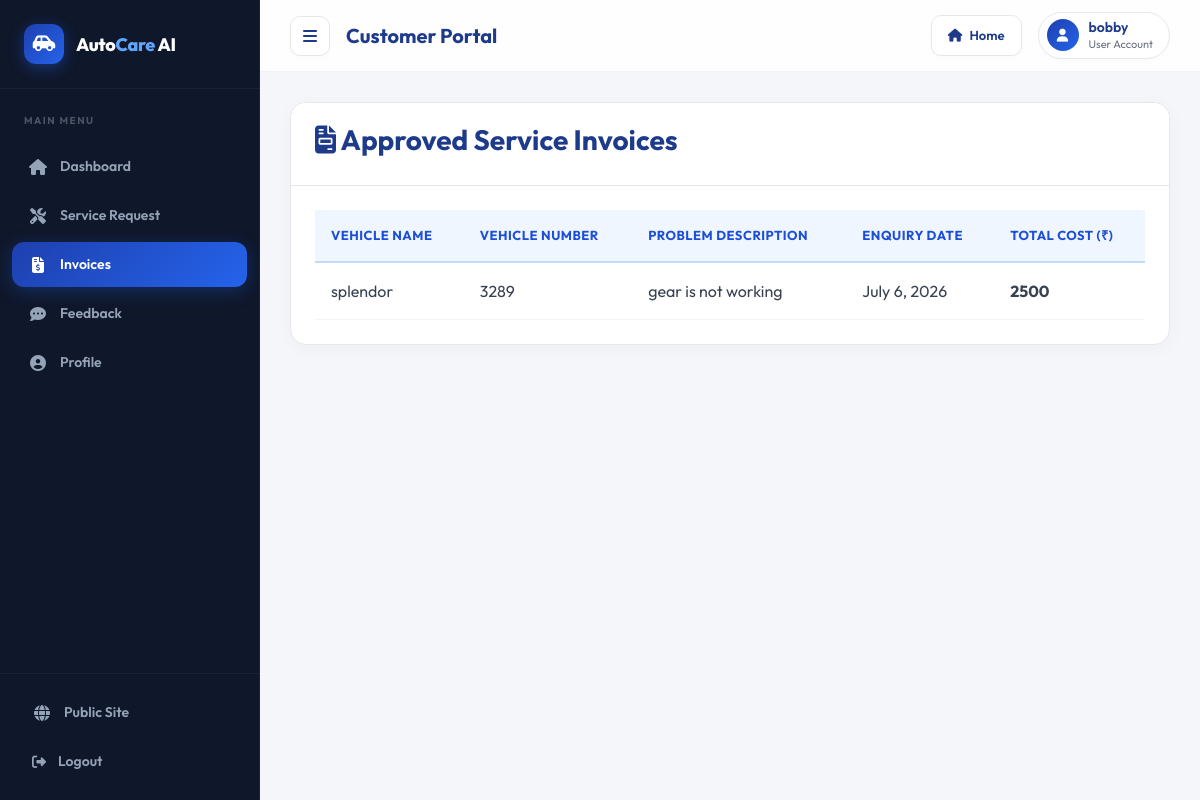
The page /customer-invoice (signed in) on the database its author committed.
### vehicle/models.py (models this page shows, shortened)
class Request(models.Model):
    cat=(('two wheeler with gear','two wheeler with gear'),('two wheeler without gear','two wheeler without gear'),('three wheeler','three wheeler'),('four wheeler','four wheeler'))
    category=models.CharField(max_length=50,choices=cat)
    vehicle_no=models.PositiveIntegerField(null=False)
    vehicle_name = models.CharField(max_length=40,null=False)
    vehicle_model = models.CharField(max_length=40,null=False)
    vehicle_brand = models.CharField(max_length=40,null=False)
    problem_description = models.CharField(max_length=500,null=False)
    date=models.DateField(auto_now=True)
    cost=models.PositiveIntegerField(null=True)
    customer=models.ForeignKey('Customer', on_delete=models.CASCADE,null=True)
    mechanic=models.ForeignKey('Mechanic',on_delete=models.CASCADE,null=True)
    stat=(('Pending','Pending'),('Approved','Approved'),('Repairing','Repairing'),('Repairing Done','Repairing Done'),('Released','Released'))
    status=models.CharField(max_length=50,choices=stat,default='Pending',null=True)

### vehicle/views.py (the view)
# urls.py: path('customer-invoice', views.customer_invoice_view,name='customer-invoice'),
@login_required(login_url='customerlogin')
@user_passes_test(is_customer)
def customer_invoice_view(request):
    customer=models.Customer.objects.get(user_id=request.user.id)
    enquiries=models.Request.objects.all().filter(customer_id=customer.id).exclude(status='Pending')
    return render(request,'vehicle/customer_invoice.html',{'customer':customer,'enquiries':enquiries})

### vehicle/views.py (called while the page is built)
def is_customer(user):
    return user.groups.filter(name='CUSTOMER').exists()

### templates/vehicle/customer_invoice.html (shortened to what this page needs)
{% extends 'vehicle/customerbase.html' %}
{% block content %}
<div class="wrapper">
  <div class="row">
    <div class="col-12 col-m-12 col-sm-12">
      <div class="card">
        <div class="card-header">
          <h3><i class="fas fa-file-invoice"></i> Approved Service Invoices</h3>
        </div>
        <div class="card-content">
          <table>
            <thead>
              <tr>
                <th>Vehicle Name</th>
                <th>Vehicle Number</th>
                <th>Problem Description</th>
                <th>Enquiry Date</th>
                <th>Total Cost (₹)</th>
              </tr>
            </thead>
            <tbody>
              {% for enq in enquiries %}
              <tr>
                <td>{{ enq.vehicle_name }}</td>
                <td>{{ enq.vehicle_no }}</td>
                <td>{{ enq.problem_description }}</td>
                <td>{{ enq.date }}</td>
                <td><strong>{{ enq.cost|default:"0" }}</strong></td>
              </tr>
              {% endfor %}
            </tbody>
          </table>
        </div>
      </div>
    </div>
  </div>
</div>
{% endblock content %}

### templates/vehicle/customerbase.html (shortened to what this page needs)
<!DOCTYPE html>
{% load static %}
<html lang="en">
<head>
  <link rel="stylesheet" href="https://cdn.jsdelivr.net/npm/bootstrap@4.6.2/dist/css/bootstrap.min.css">
  <link rel="stylesheet" href="https://cdnjs.cloudflare.com/ajax/libs/font-awesome/6.7.1/css/all.min.css">
  <link rel="stylesheet" type="text/css" href="https://cdnjs.cloudflare.com/ajax/libs/Chart.js/2.9.3/Chart.min.css">
  <link rel="stylesheet" href="{% static 'css/dashboard_theme.css' %}">
</head>
<body>
<aside class="sidebar" id="sidebar">
  <div class="sidebar-logo">
    <div class="sidebar-logo-icon"><i class="fas fa-car-side"></i></div>
    <div class="sidebar-logo-text">Auto<span>Care</span> AI</div>
  </div>
  <div class="sidebar-section-label">Main Menu</div>
  <nav class="sidebar-nav">
    <a href="/customer-dashboard" class="sidebar-nav-link {% if request.path == '/customer-dashboard' %}active{% endif %}">
      <i class="fas fa-home"></i> Dashboard
    </a>
    <a href="/customer-request" class="sidebar-nav-link {% if 'request' in request.path %}active{% endif %}">
      <i class="fas fa-tools"></i> Service Request
    </a>
    <a href="/customer-invoice" class="sidebar-nav-link {% if 'invoice' in request.path %}active{% endif %}">
      <i class="fas fa-file-invoice-dollar"></i> Invoices
    </a>
    <a href="/customer-feedback" class="sidebar-nav-link {% if 'feedback' in request.path %}active{% endif %}">
      <i class="fas fa-comment-dots"></i> Feedback
    </a>
    <a href="/customer-profile" class="sidebar-nav-link {% if 'profile' in request.path %}active{% endif %}">
      <i class="fas fa-user-circle"></i> Profile
    </a>
  </nav>
  <div class="sidebar-bottom">
    <a href="/" class="sidebar-nav-link" style="margin-bottom:4px;">
      <i class="fas fa-globe"></i> Public Site
    </a>
    <a href="/logout" class="sidebar-logout">
      <i class="fas fa-sign-out-alt"></i> Logout
    </a>
  </div>
</aside>
<header class="topbar">
  <div class="topbar-left">
    <div class="menu-toggle" onclick="toggleSidebar()"><i class="fas fa-bars"></i></div>
    <span class="topbar-title">Customer Portal</span>
  </div>
  <div class="topbar-right">
    <a href="/" class="home-btn"><i class="fas fa-home"></i> Home</a>
    <div class="topbar-badge">
      <div class="topbar-avatar">
        {% if customer.profile_pic %}
          <img src="{{ customer.profile_pic.url }}" alt="Profile">
        {% else %}
          <i class="fas fa-user" style="font-size:13px;"></i>
        {% endif %}
      </div>
      <div>
        <div class="topbar-name">{{ request.user.first_name|default:"Customer" }}</div>
        <div class="topbar-role">User Account</div>
      </div>
    </div>
  </div>
</header>
<main class="main-wrapper">
  {% block content %}{% endblock content %}
</main>
</body>
</html>

### static/css/dashboard_theme.css (style rules this page uses)
.main-wrapper { font-family: 'Outfit', sans-serif; }
.main-wrapper h1, .main-wrapper h2, .main-wrapper h3, .main-wrapper h4, .main-wrapper h5, .main-wrapper h6 { color: #1e3a8a; font-weight: 700; }
.main-wrapper .card { background: #ffffff !important; border: 1px solid #e5e7eb !important; border-radius: 16px !important; box-shadow: 0 4px 20px rgba(0, 0, 0, 0.03) !important; margin-bottom: 30px; overflow: hidden; transition: transform 0.25s ease, box-shadow 0.25s ease; }
.main-wrapper .card-header { background: #ffffff !important; border-bottom: 1px solid #e5e7eb !important; color: #1e3a8a !important; font-weight: 700 !important; padding: 20px 24px !important; }
.main-wrapper .card-body, .main-wrapper .card-content { padding: 24px !important; }
.main-wrapper .table, .main-wrapper table { width: 100%; border-collapse: collapse; color: #374151 !important; margin-bottom: 0 !important; background: #ffffff; }
.main-wrapper .table thead th, .main-wrapper table th { background: #eff6ff !important; border-bottom: 2px solid #bfdbfe !important; border-top: none !important; color: #1d4ed8 !important; font-weight: 700; text-transform: uppercase; font-size: 13px; letter-spacing: 0.5px; padding: 16px !important; text-align: left; }
.main-wrapper .table td, .main-wrapper table td { border-top: 1px solid #f3f4f6 !important; border-bottom: 1px solid #f3f4f6 !important; padding: 16px !important; vertical-align: middle !important; color: #374151 !important; }

### rows shown on the page
Request: vehicle_name "splendor", vehicle_no "3289", problem_description "gear is not working", date "July 6, 2026", cost "2500"

### other values the page prints
{{ request.user.first_name|default:"Customer" }} "bobby"
